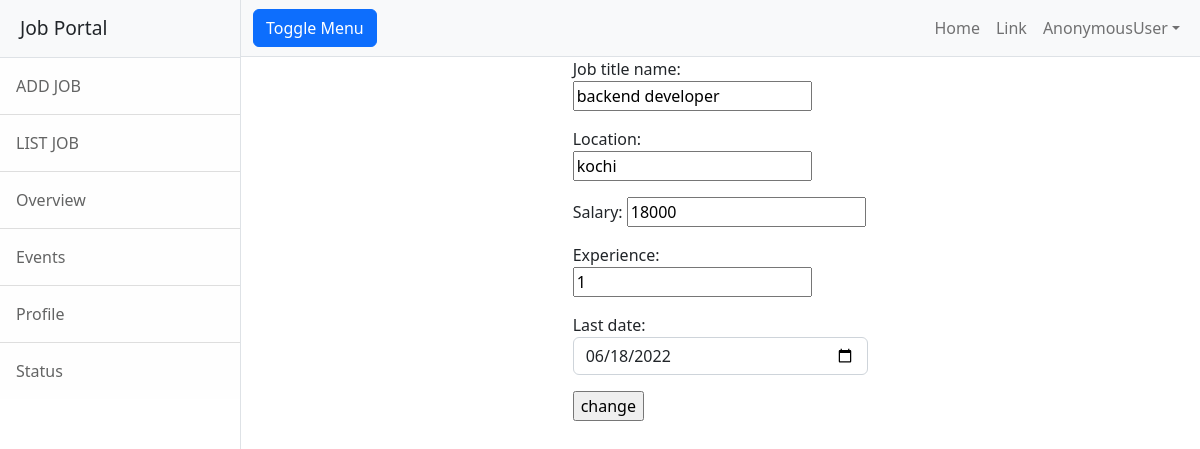
The app's page /employer/jobs/change/1 with its own data.
### employer/models.py (models this page shows, shortened)
class Jobs(models.Model):
    job_title_name=models.CharField(max_length=150)
    company=models.ForeignKey(User,on_delete=models.CASCADE,related_name="company")
    location=models.CharField(max_length=150)
    salary=models.PositiveIntegerField(null=True)
    experience=models.PositiveIntegerField(default=0)
    created_date=models.DateField(auto_now_add=True)
    last_date=models.DateField(null=True)
    active_status=models.BooleanField(default=True)

### employer/views.py (the view)
# urls.py: path('jobs/change/<int:id>',views.JobEditView.as_view(),name='emp-editjob'),
class JobEditView(UpdateView):
    model=Jobs
    form_class=JobForm
    template_name = "emp-editjob.html"
    success_url = reverse_lazy("emp-alljobs")
    pk_url_kwarg = "id"

### employer/forms.py
class JobForm(forms.ModelForm):
    class Meta:
        model=Jobs
        exclude=("company","created_date","active_status")
        widgets={
            "last_date":forms.DateInput(attrs={"class":"form-control","type":"date"})
        }

### employer/templates/emp-editjob.html (shortened to what this page needs)
{%extends 'base.html'%}
{% block body_block%}
<div class="row">
    <div class="col-4"></div>
    <div class="col-4">
        <form action=""method="post">
            {{form.as_p}}
           <input type="submit" value="change">
        </form>
    </div>
    <div class="col-4"></div>
</div>
{%endblock%}

### records on screen
Jobs: job_title_name "backend developer", location "kochi", salary "18000", experience "1", last_date "06/18/2022"

### other values on screen
{{ request.user }} "AnonymousUser"
